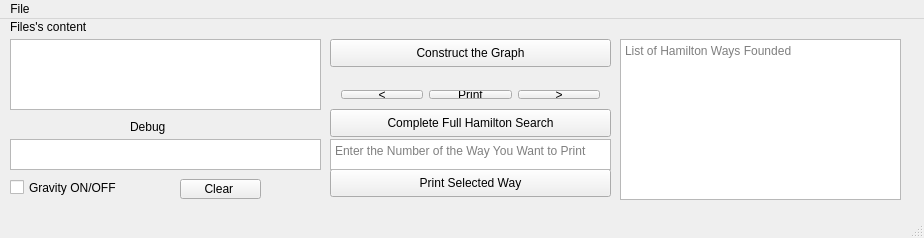
<?xml version="1.0" encoding="UTF-8"?>
<ui version="4.0">
 <class>MainWindow</class>
 <widget class="QMainWindow" name="MainWindow">
  <property name="geometry">
   <rect>
    <x>0</x>
    <y>0</y>
    <width>924</width>
    <height>238</height>
   </rect>
  </property>
  <property name="windowTitle">
   <string>Binary trees</string>
  </property>
  <widget class="QWidget" name="centralWidget">
   <widget class="QLabel" name="label">
    <property name="geometry">
     <rect>
      <x>10</x>
      <y>0</y>
      <width>141</width>
      <height>16</height>
     </rect>
    </property>
    <property name="text">
     <string>Files's content</string>
    </property>
   </widget>
   <widget class="QTextEdit" name="textEdit">
    <property name="geometry">
     <rect>
      <x>10</x>
      <y>20</y>
      <width>311</width>
      <height>71</height>
     </rect>
    </property>
    <property name="readOnly">
     <bool>true</bool>
    </property>
   </widget>
   <widget class="QCheckBox" name="checkBox">
    <property name="geometry">
     <rect>
      <x>10</x>
      <y>160</y>
      <width>111</width>
      <height>17</height>
     </rect>
    </property>
    <property name="text">
     <string>Gravity ON/OFF</string>
    </property>
   </widget>
   <widget class="QTextEdit" name="textEdit_3">
    <property name="enabled">
     <bool>true</bool>
    </property>
    <property name="geometry">
     <rect>
      <x>10</x>
      <y>120</y>
      <width>311</width>
      <height>31</height>
     </rect>
    </property>
   </widget>
   <widget class="QLabel" name="label_3">
    <property name="geometry">
     <rect>
      <x>130</x>
      <y>100</y>
      <width>141</width>
      <height>16</height>
     </rect>
    </property>
    <property name="text">
     <string>Debug</string>
    </property>
   </widget>
   <widget class="QPushButton" name="pushButton">
    <property name="geometry">
     <rect>
      <x>330</x>
      <y>20</y>
      <width>281</width>
      <height>28</height>
     </rect>
    </property>
    <property name="text">
     <string>Construct the Graph</string>
    </property>
   </widget>
   <widget class="QPushButton" name="pushButton_3">
    <property name="geometry">
     <rect>
      <x>330</x>
      <y>90</y>
      <width>281</width>
      <height>28</height>
     </rect>
    </property>
    <property name="text">
     <string>Complete Full Hamilton Search</string>
    </property>
   </widget>
   <widget class="QPushButton" name="pushButton_4">
    <property name="geometry">
     <rect>
      <x>330</x>
      <y>150</y>
      <width>281</width>
      <height>28</height>
     </rect>
    </property>
    <property name="text">
     <string>Print Selected Way</string>
    </property>
   </widget>
   <widget class="QTextEdit" name="textEdit_2">
    <property name="geometry">
     <rect>
      <x>330</x>
      <y>120</y>
      <width>281</width>
      <height>31</height>
     </rect>
    </property>
    <property name="placeholderText">
     <string>Enter the Number of the Way You Want to Print</string>
    </property>
   </widget>
   <widget class="QTextEdit" name="textEdit_4">
    <property name="geometry">
     <rect>
      <x>620</x>
      <y>20</y>
      <width>281</width>
      <height>161</height>
     </rect>
    </property>
    <property name="readOnly">
     <bool>true</bool>
    </property>
    <property name="placeholderText">
     <string>List of Hamilton Ways Founded</string>
    </property>
   </widget>
   <widget class="QPushButton" name="pushButton_5">
    <property name="geometry">
     <rect>
      <x>180</x>
      <y>160</y>
      <width>81</width>
      <height>20</height>
     </rect>
    </property>
    <property name="text">
     <string>Clear </string>
    </property>
   </widget>
   <widget class="QWidget" name="horizontalLayoutWidget">
    <property name="geometry">
     <rect>
      <x>330</x>
      <y>60</y>
      <width>281</width>
      <height>31</height>
     </rect>
    </property>
    <layout class="QHBoxLayout" name="horizontalLayout">
     <item>
      <widget class="QPushButton" name="pushButton_2">
       <property name="text">
        <string>&lt;</string>
       </property>
      </widget>
     </item>
     <item>
      <widget class="QPushButton" name="pushButton_7">
       <property name="text">
        <string>Print</string>
       </property>
      </widget>
     </item>
     <item>
      <widget class="QPushButton" name="pushButton_6">
       <property name="text">
        <string>&gt;</string>
       </property>
      </widget>
     </item>
    </layout>
   </widget>
  </widget>
  <widget class="QStatusBar" name="statusBar"/>
  <widget class="QMenuBar" name="menuBar">
   <property name="geometry">
    <rect>
     <x>0</x>
     <y>0</y>
     <width>924</width>
     <height>26</height>
    </rect>
   </property>
   <widget class="QMenu" name="menu1">
    <property name="title">
     <string>File</string>
    </property>
    <addaction name="action_5"/>
    <addaction name="separator"/>
    <addaction name="separator"/>
   </widget>
   <addaction name="menu1"/>
  </widget>
  <action name="action_7">
   <property name="text">
    <string>Exit</string>
   </property>
  </action>
  <action name="action_9">
   <property name="text">
    <string>Считать дерево</string>
   </property>
  </action>
  <action name="action_10">
   <property name="text">
    <string>Открыть второе дерево</string>
   </property>
  </action>
  <action name="action_3">
   <property name="enabled">
    <bool>false</bool>
   </property>
   <property name="text">
    <string>Построить первое дерево</string>
   </property>
  </action>
  <action name="action">
   <property name="text">
    <string>Gravity on</string>
   </property>
  </action>
  <action name="action_2">
   <property name="text">
    <string>Gravity off</string>
   </property>
  </action>
  <action name="action_4">
   <property name="enabled">
    <bool>false</bool>
   </property>
   <property name="text">
    <string>Построить второе дерево</string>
   </property>
  </action>
  <action name="action_11">
   <property name="text">
    <string>Find Hamilton Ways</string>
   </property>
  </action>
  <action name="action_5">
   <property name="text">
    <string>Open</string>
   </property>
  </action>
  <action name="action_6">
   <property name="text">
    <string>Construct the graph</string>
   </property>
  </action>
 </widget>
 <layoutdefault spacing="6" margin="11"/>
 <resources/>
 <connections/>
</ui>
